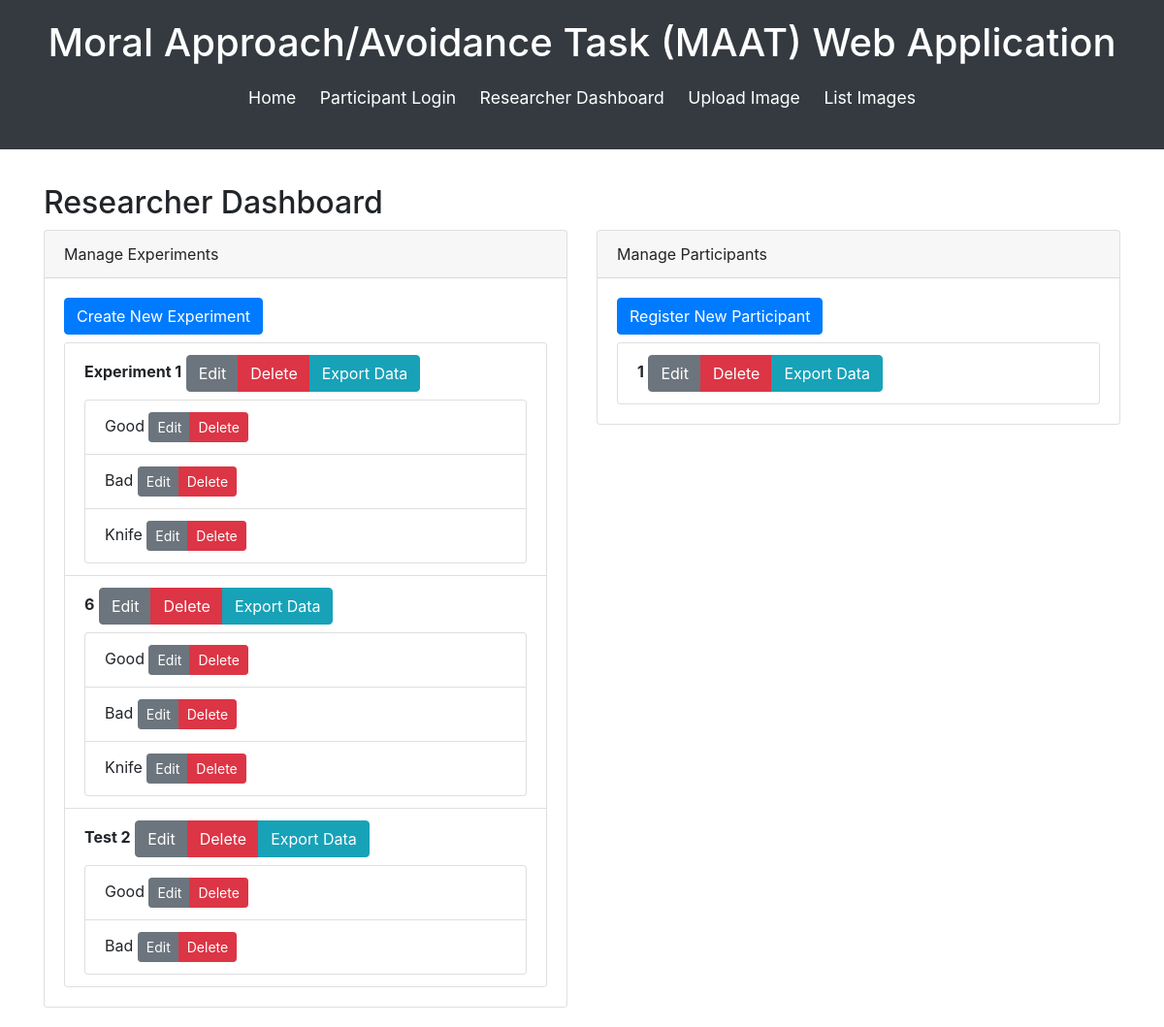
Page /researcher_dashboard/ (signed in) on the earlier database version.
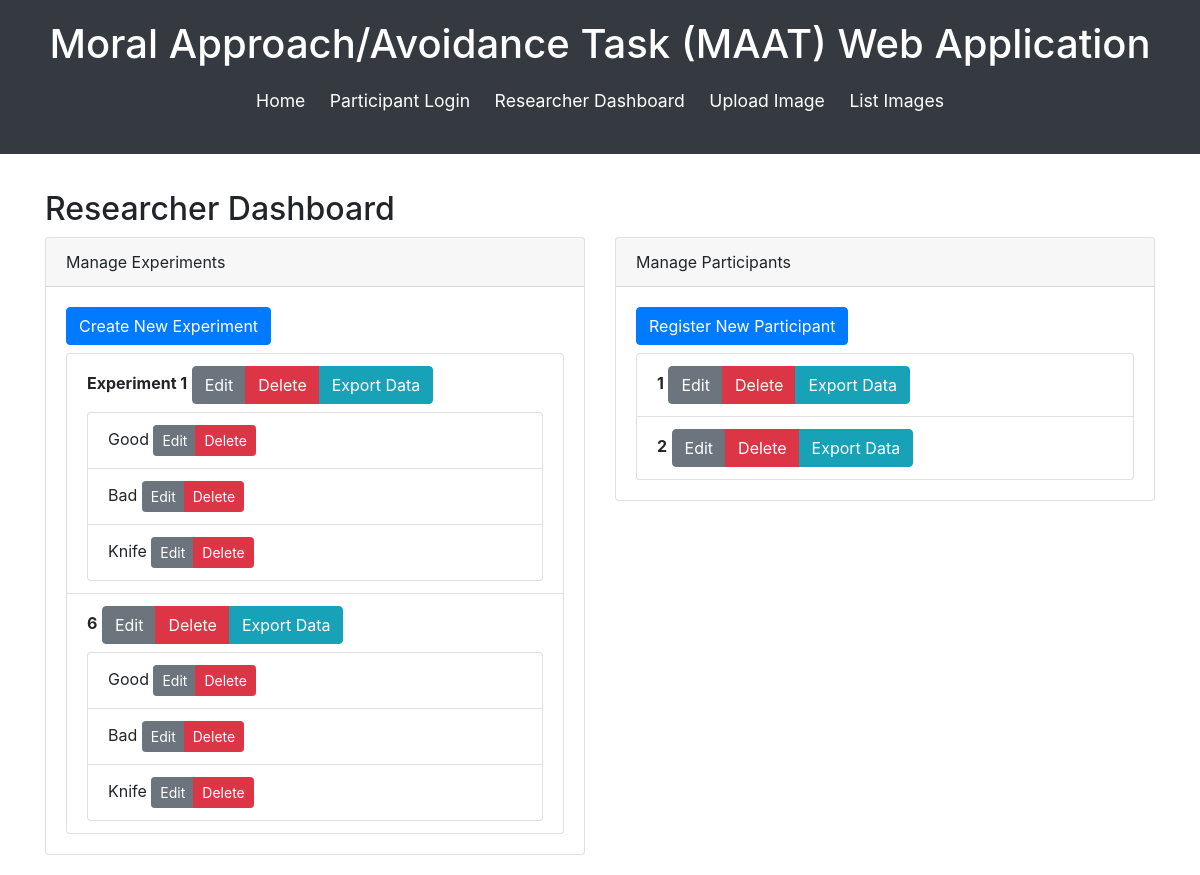
Same page on the later database version.
### maat_app/models.py (models this page shows, shortened)
class Experiment(models.Model):
    experiment_id = models.CharField(max_length=100, unique=True)
    name = models.CharField(max_length=255)
    description = models.TextField(blank=True, null=True)
    instructions = models.TextField(blank=True, null=True)
    num_trials = models.IntegerField(default=0)
    background_color = models.CharField(max_length=7, default="#ffffff")
    background_image = models.ImageField(upload_to='backgrounds/', null=True, blank=True)
    text_size = models.IntegerField(default=100)
    text_increase_size = models.IntegerField(default=120)
    text_decrease_size = models.IntegerField(default=80)
    date_created = models.DateTimeField(auto_now_add=True)

class Trial(models.Model):
    experiment = models.ForeignKey(Experiment, on_delete=models.CASCADE, related_name='trials')
    block_order = models.IntegerField()
    stimuli = models.CharField(max_length=255)
    valence = models.IntegerField()
    text_size = models.IntegerField(default=150)
    text_color = models.CharField(max_length=7, default="#000000")
    text_increase_size = models.IntegerField(default=300)
    text_decrease_size = models.IntegerField(default=75)
    block_name = models.CharField(max_length=50, default='')  # Add this if it doesn't exist

class Participant(models.Model):
    user = models.OneToOneField(User, on_delete=models.CASCADE, null=True, blank=True)
    subject_id = models.CharField(max_length=100, unique=True)
    experiments = models.ManyToManyField(Experiment, through='Participation')

### maat_app/views.py (the view)
# urls.py: path('researcher_dashboard/', views.researcher_dashboard, name='researcher_dashboard'),
@login_required
def researcher_dashboard(request):
    experiments = Experiment.objects.all()
    participants = Participant.objects.all()
    return render(request, 'maat_app/researcher_dashboard.html', {'experiments': experiments, 'participants': participants})

### maat_app/templates/maat_app/researcher_dashboard.html (shortened to what this page needs)
{% extends "maat_app/base.html" %}
{% block content %}
<div class="dashboard">
    <h2>Researcher Dashboard</h2>
    <div class="row">
        <div class="col-lg-6">
            <div class="card">
                <div class="card-header">
                    Manage Experiments
                </div>
                <div class="card-body">
                    <a href="{% url 'create_experiment_step1' %}" class="btn btn-primary mb-2">Create New Experiment</a>
                    <ul class="list-group">
                        {% for experiment in experiments %}
                        <li class="list-group-item">
                            <strong>{{ experiment.name }}</strong>
                            <div class="btn-group mr-2" role="group" aria-label="Experiment Actions">
                                <a href="{% url 'edit_experiment' experiment.id %}" class="btn btn-secondary">Edit</a>
                                <a href="{% url 'delete_experiment' experiment.id %}" class="btn btn-danger delete-btn">Delete</a>
                                <a href="{% url 'export_experiment_csv' experiment.id %}" class="btn btn-info">Export Data</a>
                            </div>
                            <ul class="list-group mt-2">
                                {% for trial in experiment.trials.all %}
                                <li class="list-group-item">
                                    {{ trial.stimuli }}
                                    <div class="btn-group mr-2" role="group" aria-label="Trial Actions">
                                        <a href="{% url 'edit_trial' trial.id %}" class="btn btn-secondary btn-sm">Edit</a>
                                        <a href="{% url 'delete_trial' trial.id %}" class="btn btn-danger btn-sm delete-btn">Delete</a>
                                    </div>
                                </li>
                                {% endfor %}
                            </ul>
                        </li>
                        {% endfor %}
                    </ul>
                </div>
            </div>
        </div>
        <div class="col-lg-6">
            <div class="card">
                <div class="card-header">
                    Manage Participants
                </div>
                <div class="card-body">
                    <a href="{% url 'register_participant' %}" class="btn btn-primary mb-2">Register New Participant</a>
                    <ul class="list-group">
                        {% for participant in participants %}
                        <li class="list-group-item">
                            <strong>{{ participant.subject_id }}</strong>
                            <div class="btn-group mr-2" role="group" aria-label="Participant Actions">
                                <a href="{% url 'edit_participant' participant.id %}" class="btn btn-secondary">Edit</a>
                                <a href="{% url 'delete_participant' participant.id %}" class="btn btn-danger delete-btn">Delete</a>
                                <a href="{% url 'export_participant_csv' participant.id %}" class="btn btn-info">Export Data</a>
                            </div>
                        </li>
                        {% endfor %}
                    </ul>
                </div>
            </div>
        </div>
    </div>
</div>
{% endblock %}

Differences in the rows shown:
removed Experiment: name "Test 2"
removed Trial: stimuli "Good", shown under "Test 2"
removed Trial: stimuli "Bad", shown under "Test 2"
added Participant: subject_id "2"
